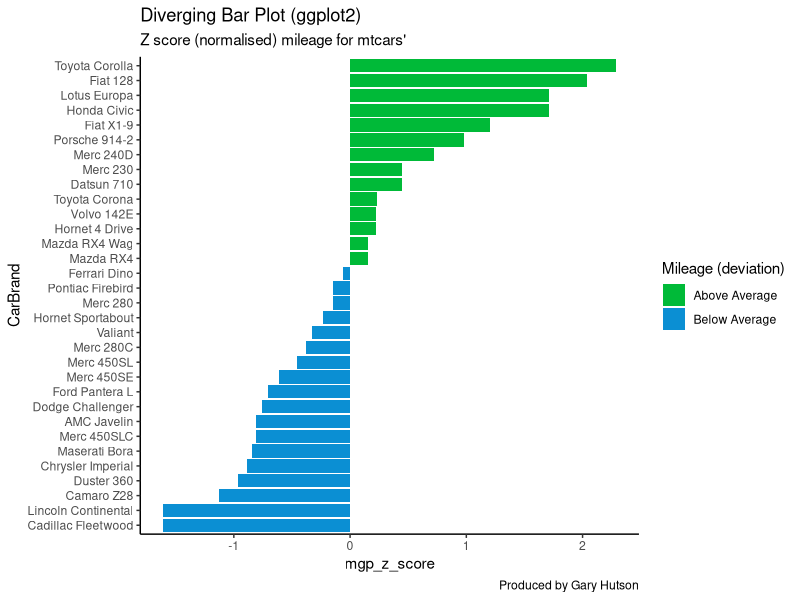

Write R code to recreate this figure.
# https://nhsrcommunity.com/blog/diverging-bar-charts-plotting-variance-with-ggplot2/
# https://stackoverflow.com/questions/49290010/how-to-part-diverging-bar-plots-in-r

library(ggplot2)
library(dplyr)
theme_set(theme_classic())
data("mtcars")

mtcars$CarBrand = rownames(mtcars)
mtcars$mgp_z_score = round((mtcars$mpg - mean(mtcars$mpg)) / sd(mtcars$mpg), digits = 2)

# 按原文操作报错，直接用mutate代替了
#mtcars$mpg_type = ifelse(mtcars$mpg_z_score < 0, "below", "above")
mtcars %>%
  mutate(mgp_type = ifelse(mgp_z_score < 0, "below", "above")) %>%
  arrange(mgp_z_score) -> mtcars

# 这里是对数据进行升序排列的，但提示mtcars$mgp_z_score不是vector...
# 在上面用arrange函数替代
#mtcars = mtcars[order(mtcars$mgp_z_score),]

mtcars$CarBrand = factor(mtcars$CarBrand, levels = mtcars$CarBrand)

ggplot(mtcars, aes(x = CarBrand, y = mgp_z_score, lable = mgp_z_score)) +
  geom_bar(stat = 'identity', aes(fill = mgp_type)) +
  # 对图形进行手动的填充
  scale_fill_manual(
    name = "Mileage (deviation)",
    labels = c("Above Average", "Below Average"),
    values = c("above" = "#00ba38", "below" = "#0b8fd3")
  ) +
  # 保留作者信息
  labs(subtitle = "Z score (normalised) mileage for mtcars'",
       title = "Diverging Bar Plot (ggplot2)",
       caption = "Produced by Gary Hutson")+
  coord_flip()